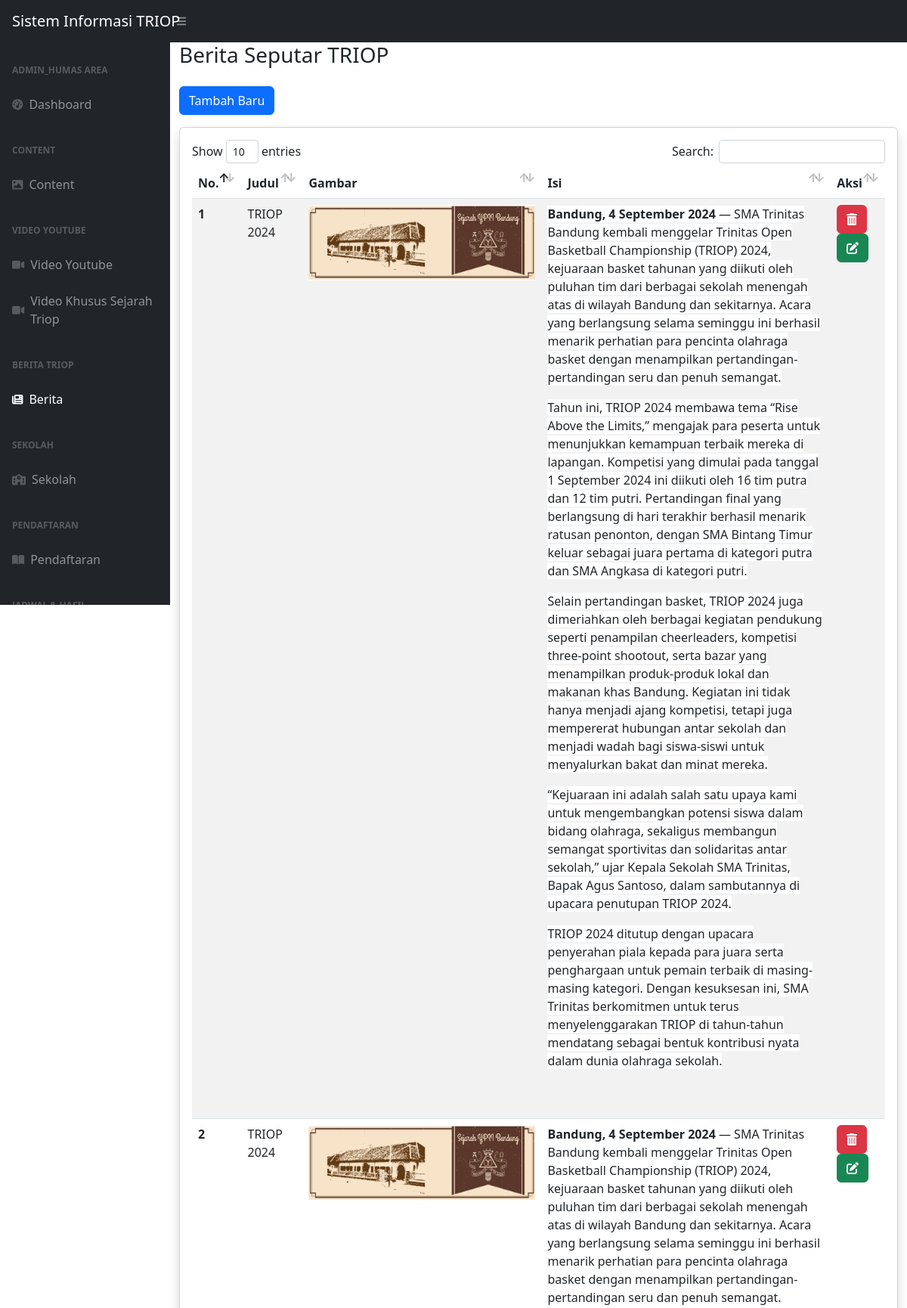
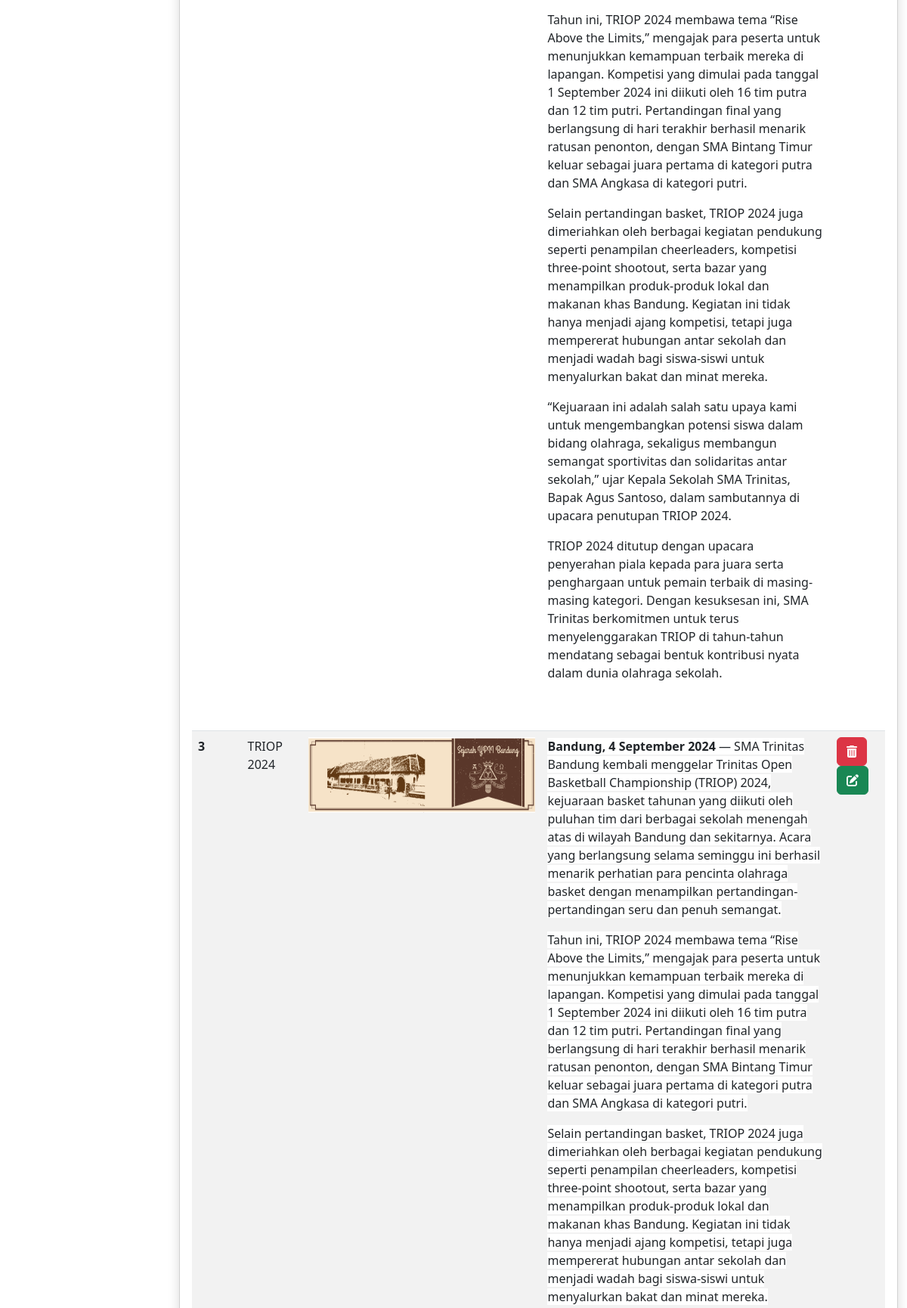
/index.php/admin_humas/berita (upper part), run on the app's committed database (2 pictures, top to bottom).
### tables this page shows
CREATE TABLE `tb_berita` (
  `id_berita` int NOT NULL,
  `judul` varchar(255) NOT NULL,
  `gambar` varchar(255) NOT NULL,
  `isi` text NOT NULL
);

### application/controllers/Admin_humas.php (called while the page is built, shortened)
<?php
class Admin_humas extends CI_Controller
{
  public function __construct()
  {
    $this->load->library('Cetak_pdf');
    $this->load->model('Video_model');
    $this->load->model('Instagram_model');
    $this->load->model('Berita_model');
    $this->load->model('Sekolah_model');
    $this->load->model('Jadwal_model');
    $this->load->model('Sponsor_model');
    $this->load->model('Akun_model');
    $this->load->model('Pendaftaran_model');
    $this->load->model('Content_model');
    $this->load->model('Berkas_model');
    $this->load->model('Video_sejarah_model');
  }
    public function berita()
    {
        $data['title'] = "Berita Seputar TRIOP";
        $data['berita'] = $this->Berita_model->get_all_berita();
        $this->load->view('admin_humas/header', $data);
        $this->load->view('admin_humas/sidebar');
        $this->load->view('admin_humas/berita');
        $this->load->view('admin_humas/footer');
    }
}

### index.php (called while the page is built, shortened)
<?php
require_once BASEPATH.'core/CodeIgniter.php';

### application/models/Berita_model.php (called while the page is built, shortened)
<?php
class Berita_model extends CI_Model
{
    public function get_all_berita()
    {
        return $this->db->get('tb_berita')->result_array();
    }
}

### application/views/admin_humas/berita.php (the view, shortened to what this page needs)
<div id="layoutSidenav_content">
    <div class="container-fluid">
        <h1 class="h3 mb-4 text-gray-800"><?= $title; ?></h1>
        <a href="<?= base_url('admin_humas/tambah_berita'); ?>" class="btn btn-primary mb-3">Tambah Baru</a>
        <div class="card shadow mb-4">
            <div class="card-body">
                <div class="table-responsive">
                    <table class="table table-striped" id="dataTable" width="100%" cellspacing="0">
                        <thead>
                            <tr>
                                <th scope="col">No.</th>
                                <th scope="col">Judul</th>
                                <th scope="col">Gambar</th>
                                <th scope="col">Isi</th>
                                <th scope="col">Aksi</th>
                            </tr>
                        </thead>
                        <tbody>
                            <?php $i = 1; ?>
                            <?php foreach ($berita as $j): ?>
                                <tr>
                                    <th scope="row"><?= $i; ?></th>
                                    <td><?= $j['judul']; ?></td>
                                    <td><img width = "300px" height = "100px" src = "<?php echo base_url('assets/img/berita/').$j['gambar'];?>"></td>
                                    <td><?= $j['isi']; ?></td>
                                    <td>
                                        <a href="<?= base_url(); ?>admin_humas/hapus_berita/<?= $j['id_berita']; ?>" class="btn btn-danger" onclick="return confirm('Data akan dihapus');">
                                            <i class="fas fa-trash-alt"></i>
                                        </a>
                                        <a href="<?= base_url(); ?>admin_humas/edit_berita/<?= $j['id_berita']; ?>" class="btn btn-success">
                                            <i class="fas fa-edit"></i>
                                        </a>
                                    </td>
                                </tr>
                                <?php $i++; ?>
                            <?php endforeach; ?>
                        </tbody>
                    </table>
                </div>
            </div>
        </div>
    </div>
</div>
</div>

### data on the page
tb_berita: judul "TRIOP 2024", gambar (picture), isi "Bandung, 4 September 2024 — SMA Trinitas Bandung kembali menggelar Trinitas Open Basketball Championship (TRIOP) 2024, kejuaraan basket tahunan yang diikuti oleh puluhan tim dari berbagai sekolah menengah atas di wilayah Bandung dan sekitarnya. Acara yang berlangsung selama seminggu ini berhasil menarik perhatian para pencinta olahraga basket dengan menampilkan pertandingan-pertandingan seru dan penuh semangat. Tahun ini, TRIOP 2024 membawa tema “Rise Above the Limits,” mengajak para peserta untuk menunjukkan kemampuan terbaik mereka di lapangan. Kompetisi yang dimulai pada tanggal 1 September 2024 ini diikuti oleh 16 tim putra dan 12 tim putri. Pertandingan final yang berlangsung di hari…"
tb_berita: judul "TRIOP 2024", gambar (picture), isi "Bandung, 4 September 2024 — SMA Trinitas Bandung kembali menggelar Trinitas Open Basketball Championship (TRIOP) 2024, kejuaraan basket tahunan yang diikuti oleh puluhan tim dari berbagai sekolah menengah atas di wilayah Bandung dan sekitarnya. Acara yang berlangsung selama seminggu ini berhasil menarik perhatian para pencinta olahraga basket dengan menampilkan pertandingan-pertandingan seru dan penuh semangat. Tahun ini, TRIOP 2024 membawa tema “Rise Above the Limits,” mengajak para peserta untuk menunjukkan kemampuan terbaik mereka di lapangan. Kompetisi yang dimulai pada tanggal 1 September 2024 ini diikuti oleh 16 tim putra dan 12 tim putri. Pertandingan final yang berlangsung di hari…"
tb_berita: judul "TRIOP 2024", gambar (picture), isi "Bandung, 4 September 2024 — SMA Trinitas Bandung kembali menggelar Trinitas Open Basketball Championship (TRIOP) 2024, kejuaraan basket tahunan yang diikuti oleh puluhan tim dari berbagai sekolah menengah atas di wilayah Bandung dan sekitarnya. Acara yang berlangsung selama seminggu ini berhasil menarik perhatian para pencinta olahraga basket dengan menampilkan pertandingan-pertandingan seru dan penuh semangat. Tahun ini, TRIOP 2024 membawa tema “Rise Above the Limits,” mengajak para peserta untuk menunjukkan kemampuan terbaik mereka di lapangan. Kompetisi yang dimulai pada tanggal 1 September 2024 ini diikuti oleh 16 tim putra dan 12 tim putri. Pertandingan final yang berlangsung di hari…"

### other printed values
$title "Berita Seputar TRIOP"
